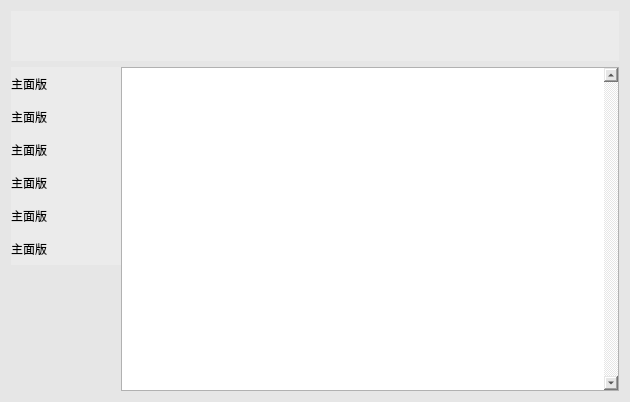
<?xml version="1.0" encoding="UTF-8"?>
<ui version="4.0">
 <class>BCSettingSkinSet</class>
 <widget class="QWidget" name="BCSettingSkinSet">
  <property name="geometry">
   <rect>
    <x>0</x>
    <y>0</y>
    <width>630</width>
    <height>402</height>
   </rect>
  </property>
  <property name="windowTitle">
   <string>Form</string>
  </property>
  <property name="styleSheet">
   <string notr="true">background-color: rgb(230, 230, 230);</string>
  </property>
  <layout class="QVBoxLayout" name="verticalLayout_2">
   <item>
    <widget class="QLabel" name="topLabel">
     <property name="minimumSize">
      <size>
       <width>0</width>
       <height>50</height>
      </size>
     </property>
     <property name="styleSheet">
      <string notr="true">background-color: rgb(235, 235, 235);</string>
     </property>
     <property name="text">
      <string/>
     </property>
    </widget>
   </item>
   <item>
    <layout class="QHBoxLayout" name="horizontalLayout_2">
     <property name="spacing">
      <number>0</number>
     </property>
     <item>
      <layout class="QVBoxLayout" name="verticalLayout">
       <property name="spacing">
        <number>0</number>
       </property>
       <item>
        <widget class="QPushButton" name="pushButton">
         <property name="minimumSize">
          <size>
           <width>110</width>
           <height>33</height>
          </size>
         </property>
         <property name="font">
          <font>
           <family>微软雅黑</family>
           <pointsize>9</pointsize>
          </font>
         </property>
         <property name="styleSheet">
          <string notr="true">QPushButton{background-color:rgb(235,235,235);  color: black;
 border-radius: 0px;  border: 0px groove gray;}
 QPushButton:hover{background-color:rgb(205, 205, 205); color: black;}
QPushButton{text-align:left;}</string>
         </property>
         <property name="text">
          <string>主面版</string>
         </property>
        </widget>
       </item>
       <item>
        <widget class="QPushButton" name="pushButton_2">
         <property name="minimumSize">
          <size>
           <width>110</width>
           <height>33</height>
          </size>
         </property>
         <property name="font">
          <font>
           <family>微软雅黑</family>
           <pointsize>9</pointsize>
          </font>
         </property>
         <property name="styleSheet">
          <string notr="true">QPushButton{background-color:rgb(235,235,235);  color: black;
 border-radius: 0px;  border: 0px groove gray;}
 QPushButton:hover{background-color:rgb(205, 205, 205); color: black;}
QPushButton{text-align:left;}</string>
         </property>
         <property name="text">
          <string>主面版</string>
         </property>
         <property name="iconSize">
          <size>
           <width>0</width>
           <height>0</height>
          </size>
         </property>
        </widget>
       </item>
       <item>
        <widget class="QPushButton" name="pushButton_3">
         <property name="minimumSize">
          <size>
           <width>110</width>
           <height>33</height>
          </size>
         </property>
         <property name="font">
          <font>
           <family>微软雅黑</family>
           <pointsize>9</pointsize>
          </font>
         </property>
         <property name="styleSheet">
          <string notr="true">QPushButton{background-color:rgb(235,235,235);  color: black;
 border-radius: 0px;  border: 0px groove gray;}
 QPushButton:hover{background-color:rgb(205, 205, 205); color: black;}
QPushButton{text-align:left;}</string>
         </property>
         <property name="text">
          <string>主面版</string>
         </property>
         <property name="iconSize">
          <size>
           <width>0</width>
           <height>0</height>
          </size>
         </property>
        </widget>
       </item>
       <item>
        <widget class="QPushButton" name="pushButton_4">
         <property name="minimumSize">
          <size>
           <width>110</width>
           <height>33</height>
          </size>
         </property>
         <property name="font">
          <font>
           <family>微软雅黑</family>
           <pointsize>9</pointsize>
          </font>
         </property>
         <property name="styleSheet">
          <string notr="true">QPushButton{background-color:rgb(235,235,235);  color: black;
 border-radius: 0px;  border: 0px groove gray;}
 QPushButton:hover{background-color:rgb(205, 205, 205); color: black;}
QPushButton{text-align:left;}</string>
         </property>
         <property name="text">
          <string>主面版</string>
         </property>
        </widget>
       </item>
       <item>
        <widget class="QPushButton" name="pushButton_5">
         <property name="minimumSize">
          <size>
           <width>110</width>
           <height>33</height>
          </size>
         </property>
         <property name="font">
          <font>
           <family>微软雅黑</family>
           <pointsize>9</pointsize>
          </font>
         </property>
         <property name="styleSheet">
          <string notr="true">QPushButton{background-color:rgb(235,235,235);  color: black;
 border-radius: 0px;  border: 0px groove gray;}
 QPushButton:hover{background-color:rgb(205, 205, 205); color: black;}
QPushButton{text-align:left;}</string>
         </property>
         <property name="text">
          <string>主面版</string>
         </property>
        </widget>
       </item>
       <item>
        <widget class="QPushButton" name="pushButton_6">
         <property name="minimumSize">
          <size>
           <width>110</width>
           <height>33</height>
          </size>
         </property>
         <property name="font">
          <font>
           <family>微软雅黑</family>
           <pointsize>9</pointsize>
          </font>
         </property>
         <property name="styleSheet">
          <string notr="true">QPushButton{background-color:rgb(235,235,235);  color: black;
 border-radius: 0px;  border: 0px groove gray;}
 QPushButton:hover{background-color:rgb(205, 205, 205); color: black;}
QPushButton{text-align:left;}</string>
         </property>
         <property name="text">
          <string>主面版</string>
         </property>
        </widget>
       </item>
       <item>
        <spacer name="verticalSpacer">
         <property name="orientation">
          <enum>Qt::Vertical</enum>
         </property>
         <property name="sizeHint" stdset="0">
          <size>
           <width>20</width>
           <height>40</height>
          </size>
         </property>
        </spacer>
       </item>
      </layout>
     </item>
     <item>
      <widget class="QScrollArea" name="scrollArea">
       <property name="minimumSize">
        <size>
         <width>300</width>
         <height>0</height>
        </size>
       </property>
       <property name="verticalScrollBarPolicy">
        <enum>Qt::ScrollBarAlwaysOn</enum>
       </property>
       <property name="widgetResizable">
        <bool>true</bool>
       </property>
       <widget class="QWidget" name="scrollAreaWidgetContents">
        <property name="geometry">
         <rect>
          <x>0</x>
          <y>0</y>
          <width>479</width>
          <height>324</height>
         </rect>
        </property>
        <property name="minimumSize">
         <size>
          <width>0</width>
          <height>0</height>
         </size>
        </property>
        <property name="styleSheet">
         <string notr="true">background-color: rgb(255, 255, 255);</string>
        </property>
       </widget>
      </widget>
     </item>
    </layout>
   </item>
  </layout>
 </widget>
 <resources/>
 <connections/>
</ui>
